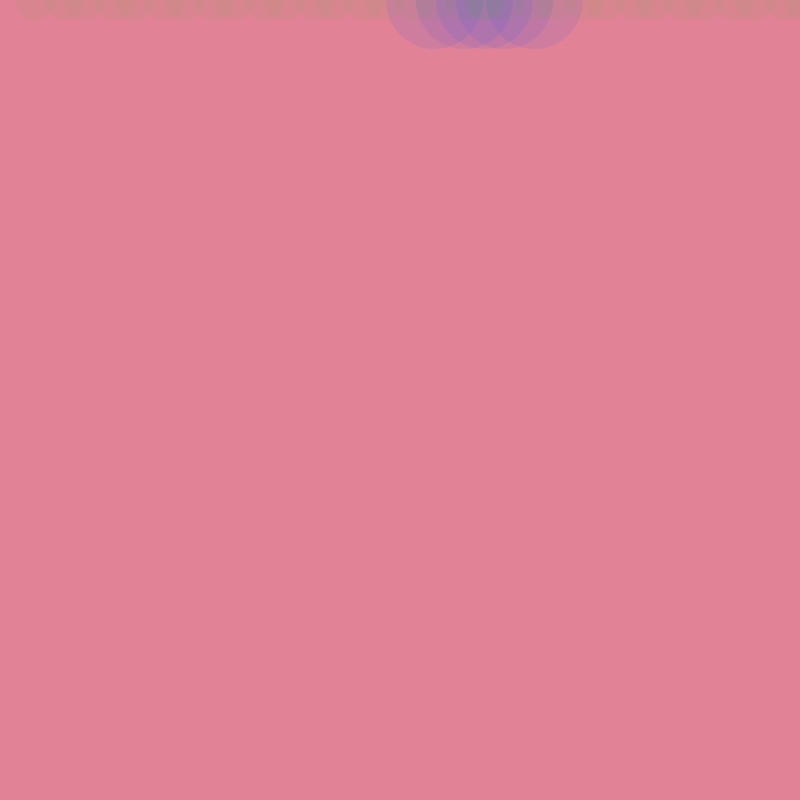
Frame 1 (no input)
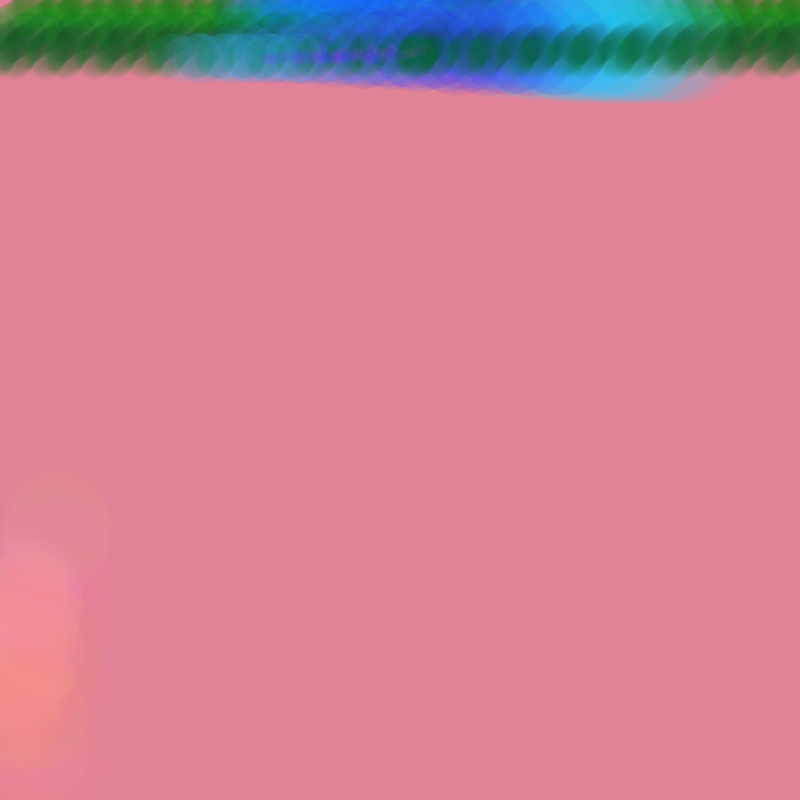
Frame 60 (the mouse pressed at the canvas centre just before this capture)
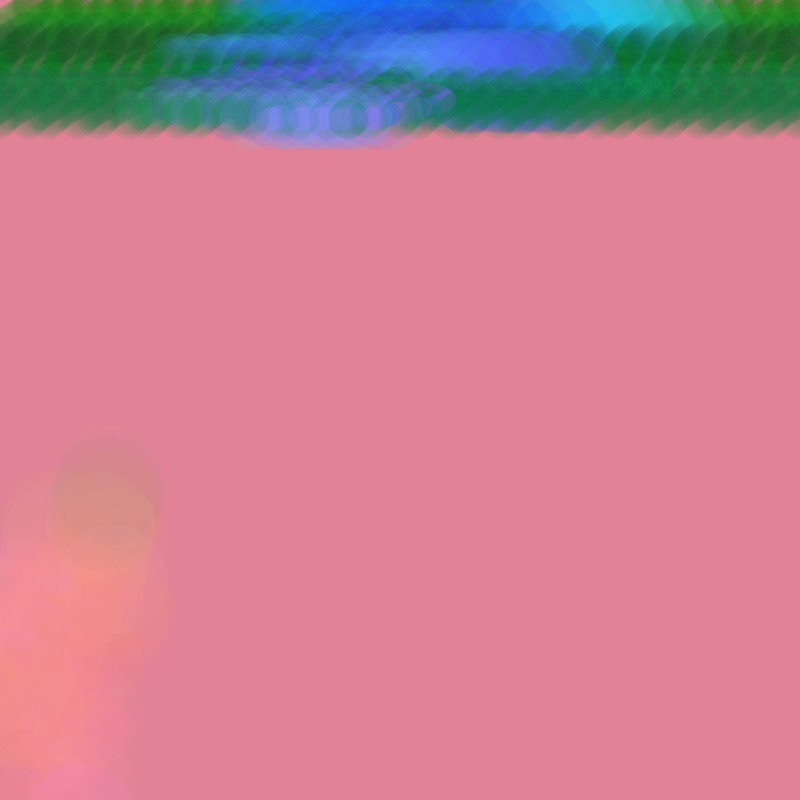
Frame 120 (the mouse held since frame 60 and released just before this capture)

The Processing sketch that drew these frames (run headless with seeded random() and noise(); from frame 60 on, the mouse is pressed at the canvas centre):

// Processing sketch: processing_139080
// ── processing_139080.pde

void setup() {
  size(800,800);
  background(225,130,150);
}
float t = 0;
float x= 0;
float t1 = 0;
float x1= 0;
float t2 = 0;
float x2= 0;
float t3 = 0;
float x3= 0;
float t4 = 0;
float x4= 0;
float t5 = 0;
float x5= 0;
 


void draw(){
  


  
  float nt = noise(t);
  strokeWeight(x % width *0.2);
  stroke(random(0,225),x % width,nt*height,70);
  point(nt*height, x % width);
  point(nt*height+20, x % width);
  point(nt*height-20, x % width);
  point(nt*height+50, x % width);
  point(nt*height-50, x % width);
   t = t+0.01;
   x++;
   
  float nt1 = noise(t1);
  strokeWeight(nt1*height*0.2);
  stroke(x1 % width,random(0,225),nt1*height,20);
  point(nt1*height,x1 % width);
  point(nt1*height+20,x1 % width);
  point(nt1*height-20,x1 % width);
  point(nt1*height+50,x1 % width);
  point(nt1*height-50,x1 % width);
   t1 = t1+0.05;
   x1++;
   
  float nt2 = noise(t2);
  strokeWeight(40);
  stroke(nt2 % width,random(0,225),x% width*0.5,10);
  point(nt2*height, x2 % width);
  point(nt2*height+20, x2 % width);
  point(nt2*height-20, x2 % width);
  point(nt2*height+50, x2 % width);
  point(nt2*height-50, x2 % width);
  point(nt2*height+70, x2 % width);
  point(nt2*height-70, x2 % width);
  point(nt2*height+100, x2 % width);
  point(nt2*height-100, x2 % width);
  point(nt2*height, x2 % width);
  point(nt2*height+120, x2 % width);
  point(nt2*height-120, x2 % width);
  point(nt2*height+150, x2 % width);
  point(nt2*height-150, x2 % width);
  point(nt2*height+170, x2 % width);
  point(nt2*height-170, x2 % width);
  point(nt2*height+200, x2 % width);
  point(nt2*height-200, x2 % width);
  point(nt2*height+220, x2 % width);
  point(nt2*height-220, x2 % width);
  point(nt2*height+250, x2 % width);
  point(nt2*height-250, x2 % width);
  point(nt2*height+270, x2 % width);
  point(nt2*height-270, x2 % width);
  point(nt2*height+300, x2 % width);
  point(nt2*height-300, x2 % width);
   point(nt2*height+320, x2 % width);
  point(nt2*height-320, x2 % width);
  point(nt2*height+350, x2 % width);
  point(nt2*height-350, x2 % width);
  point(nt2*height+370, x2 % width);
  point(nt2*height-370, x2 % width);
  point(nt2*height+400, x2 % width);
  point(nt2*height-400, x2 % width);
  point(nt2*height+420, x2 % width);
  point(nt2*height-420, x2 % width);
  point(nt2*height+450, x2 % width);
  point(nt2*height-450, x2 % width);
  t2 = t2+0.003;
  x2++;
  
  float nt3 = noise(t3);
  strokeWeight(1000);
  stroke(nt3 % height*10,random(10,100),random(10,100),0.1);
  point(nt3*height, x3 % width);
  t3 = t3+0.02;
  x3++;
  
  float nt4 = noise(t4);
  strokeWeight(110);
  stroke(nt4 * height,random(100,200),random(50,250),10);
  point(x4 % width,nt4* height+300);
  t4 = t4+0.05;
  x4++;
  
}
  
